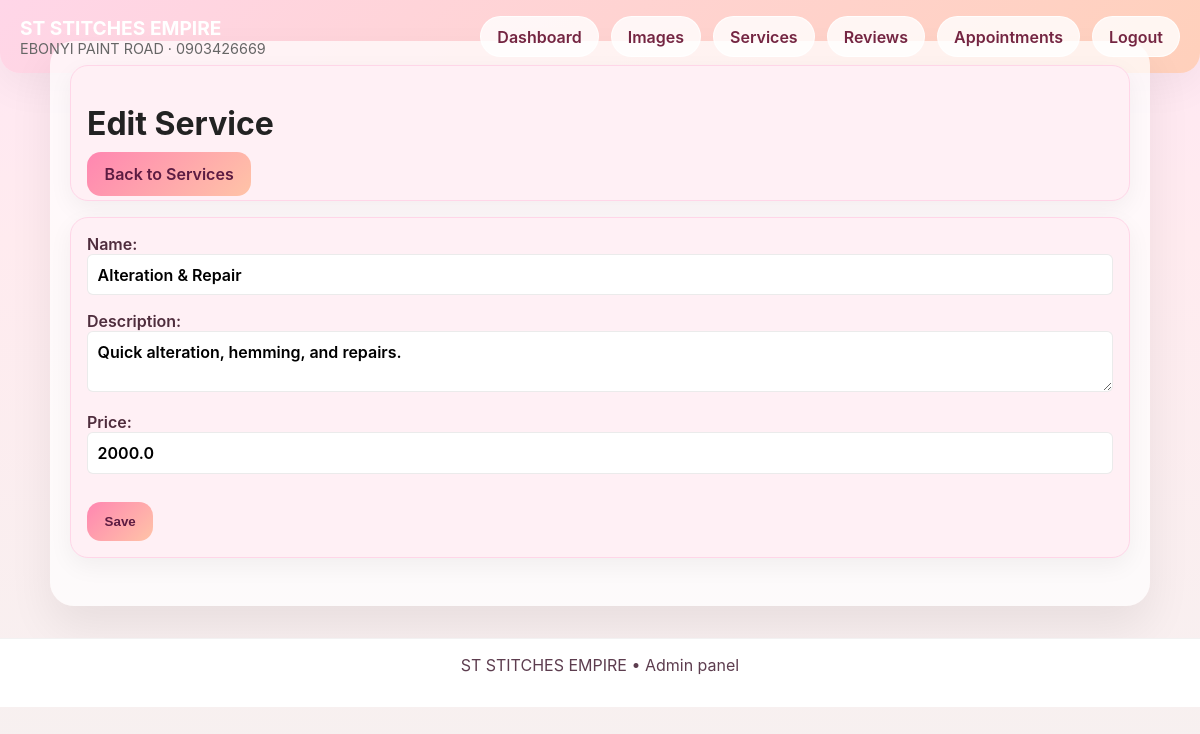
/admin/services/edit/3 (signed in), run on the app's committed database.
### app/models.py (models this page shows)
class Service(Base):
    __tablename__ = "services"
    id = Column(Integer, primary_key=True, index=True)
    name = Column(String, nullable=False)
    description = Column(Text)
    price = Column(Float, nullable=False)
    created_at = Column(DateTime, default=datetime.datetime.utcnow)

### app/services.py (the view)
@router.get('/admin/services/edit/{service_id}')
def edit_service_page(request: Request, service_id: int, user=Depends(get_current_admin)):
    db = SessionLocal()
    try:
        svc = db.query(Service).filter(Service.id == service_id).first()
    finally:
        db.close()
    if not svc:
        return RedirectResponse(url='/admin/services')
    return templates.TemplateResponse(request, 'edit_service.html', {"request": request, "service": svc, "user": user})

### templates/edit_service.html
{% extends 'admin_base.html' %}
{% block content %}
  <div class="admin-card">
    <h1>Edit Service</h1>
    <a class="admin-button" href="/admin/services">Back to Services</a>
  </div>
  <div class="admin-card">
    <form action="/admin/services/edit/{{ service.id }}" method="post">
      <label>Name:<input type="text" name="name" value="{{ service.name }}" required></label>
      <label>Description:<textarea name="description">{{ service.description }}</textarea></label>
      <label>Price:<input type="number" step="0.01" name="price" value="{{ service.price }}" required></label>
      <button class="admin-button" type="submit">Save</button>
    </form>
  </div>
{% endblock %}

### static/css/style.css (style rules this page uses)
:root { --pink-100: #ffe6f0; --pink-200: #ffb3d1; --pink-400: #ff66a3; --pink-600: #ff4d8a; --accent: #ff66a3; --muted: #666; --bg: #fff; }
* { box-sizing:border-box }
body { font-family:Inter, system-ui, Arial, sans-serif;margin:0;background:var(--pink-100);color:#222 }
a { color:var(--pink-600);text-decoration:none }
.admin-page { background:linear-gradient(180deg,#ffe7f3,#ffebef 30%,#f6f1f0);min-height:100vh }
.admin-card { background:#fff0f5;border:1px solid #ffd6e8;border-radius:18px;padding:1rem;box-shadow:0 8px 24px rgba(0,0,0,0.05);margin-bottom:1rem }
.admin-button { background:linear-gradient(135deg,#ff86b1,#ffc4a7);color:#5d1c42;border:none;padding:.75rem 1.1rem;border-radius:14px;cursor:pointer;font-weight:600 }
input,textarea,select { padding:.75rem;border-radius:12px;border:1px solid rgba(180,100,130,0.25);width:100%;font:inherit; }
label { display:block;margin-bottom:.75rem;color:#4f2d3d;font-weight:600 }
form > * + * { margin-top:1rem }
input,textarea,select { padding:.6rem;border-radius:6px;border:1px solid rgba(0,0,0,0.08) }

### data on the page
Service: name "Alteration & Repair", description "Quick alteration, hemming, and repairs.", price "2000.0"
